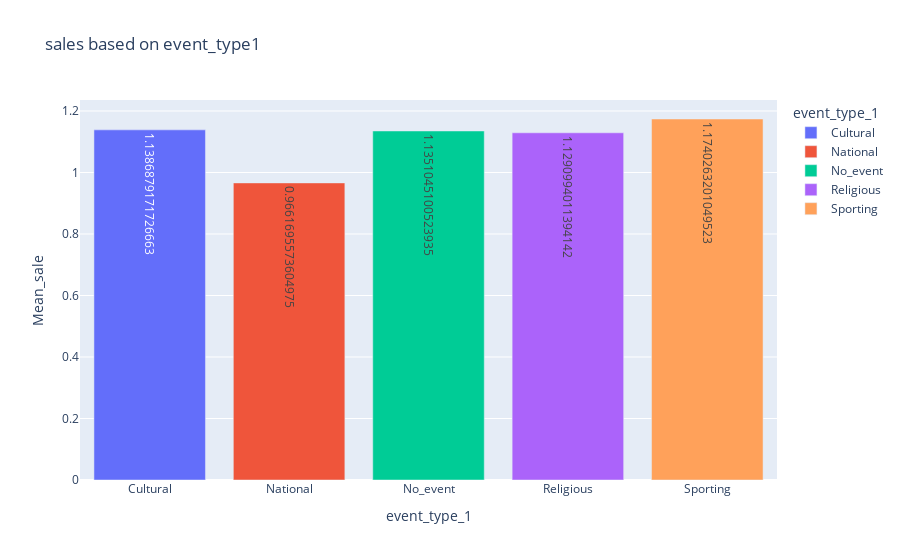

Notebook cell for this chart:
### Markdown cell above
# Sales based on event_type_1

### Code cell
temp_dataframe=DF_MAIN.groupby(['event_type_1'],as_index=False).agg(Mean_sale=('sold',np.mean))
px.bar(temp_dataframe, x="event_type_1", y="Mean_sale", color="event_type_1", title="sales based on event_type1",text='Mean_sale')

### Figure 1 — Plotly figure (JSON) as saved in the notebook; plotly's stock layout.template omitted (floating-point values rounded to 4 significant figures)
{"data": [{"alignmentgroup": "True", "hovertemplate": "event_type_1=%{x}<br>Mean_sale=%{text}<extra></extra>", "legendgroup": "Cultural", "marker": {"color": "#636efa", "pattern": {"shape": ""}}, "name": "Cultural", "offsetgroup": "Cultural", "orientation": "v", "showlegend": true, "text": [1.139], "textposition": "auto", "type": "bar", "x": ["Cultural"], "xaxis": "x", "y": [1.139], "yaxis": "y"}, {"alignmentgroup": "True", "hovertemplate": "event_type_1=%{x}<br>Mean_sale=%{text}<extra></extra>", "legendgroup": "National", "marker": {"color": "#EF553B", "pattern": {"shape": ""}}, "name": "National", "offsetgroup": "National", "orientation": "v", "showlegend": true, "text": [0.9662], "textposition": "auto", "type": "bar", "x": ["National"], "xaxis": "x", "y": [0.9662], "yaxis": "y"}, {"alignmentgroup": "True", "hovertemplate": "event_type_1=%{x}<br>Mean_sale=%{text}<extra></extra>", "legendgroup": "No_event", "marker": {"color": "#00cc96", "pattern": {"shape": ""}}, "name": "No_event", "offsetgroup": "No_event", "orientation": "v", "showlegend": true, "text": [1.135], "textposition": "auto", "type": "bar", "x": ["No_event"], "xaxis": "x", "y": [1.135], "yaxis": "y"}, {"alignmentgroup": "True", "hovertemplate": "event_type_1=%{x}<br>Mean_sale=%{text}<extra></extra>", "legendgroup": "Religious", "marker": {"color": "#ab63fa", "pattern": {"shape": ""}}, "name": "Religious", "offsetgroup": "Religious", "orientation": "v", "showlegend": true, "text": [1.129], "textposition": "auto", "type": "bar", "x": ["Religious"], "xaxis": "x", "y": [1.129], "yaxis": "y"}, {"alignmentgroup": "True", "hovertemplate": "event_type_1=%{x}<br>Mean_sale=%{text}<extra></extra>", "legendgroup": "Sporting", "marker": {"color": "#FFA15A", "pattern": {"shape": ""}}, "name": "Sporting", "offsetgroup": "Sporting", "orientation": "v", "showlegend": true, "text": [1.174], "textposition": "auto", "type": "bar", "x": ["Sporting"], "xaxis": "x", "y": [1.174], "yaxis": "y"}], "layout": {"barmode": "relative", "legend": {"title": {"text": "event_type_1"}, "tracegroupgap": 0}, "title": {"text": "sales based on event_type1"}, "xaxis": {"anchor": "y", "categoryarray": ["Cultural", "National", "No_event", "Religious", "Sporting"], "categoryorder": "array", "domain": [0, 1], "title": {"text": "event_type_1"}}, "yaxis": {"anchor": "x", "domain": [0, 1], "title": {"text": "Mean_sale"}}}}
